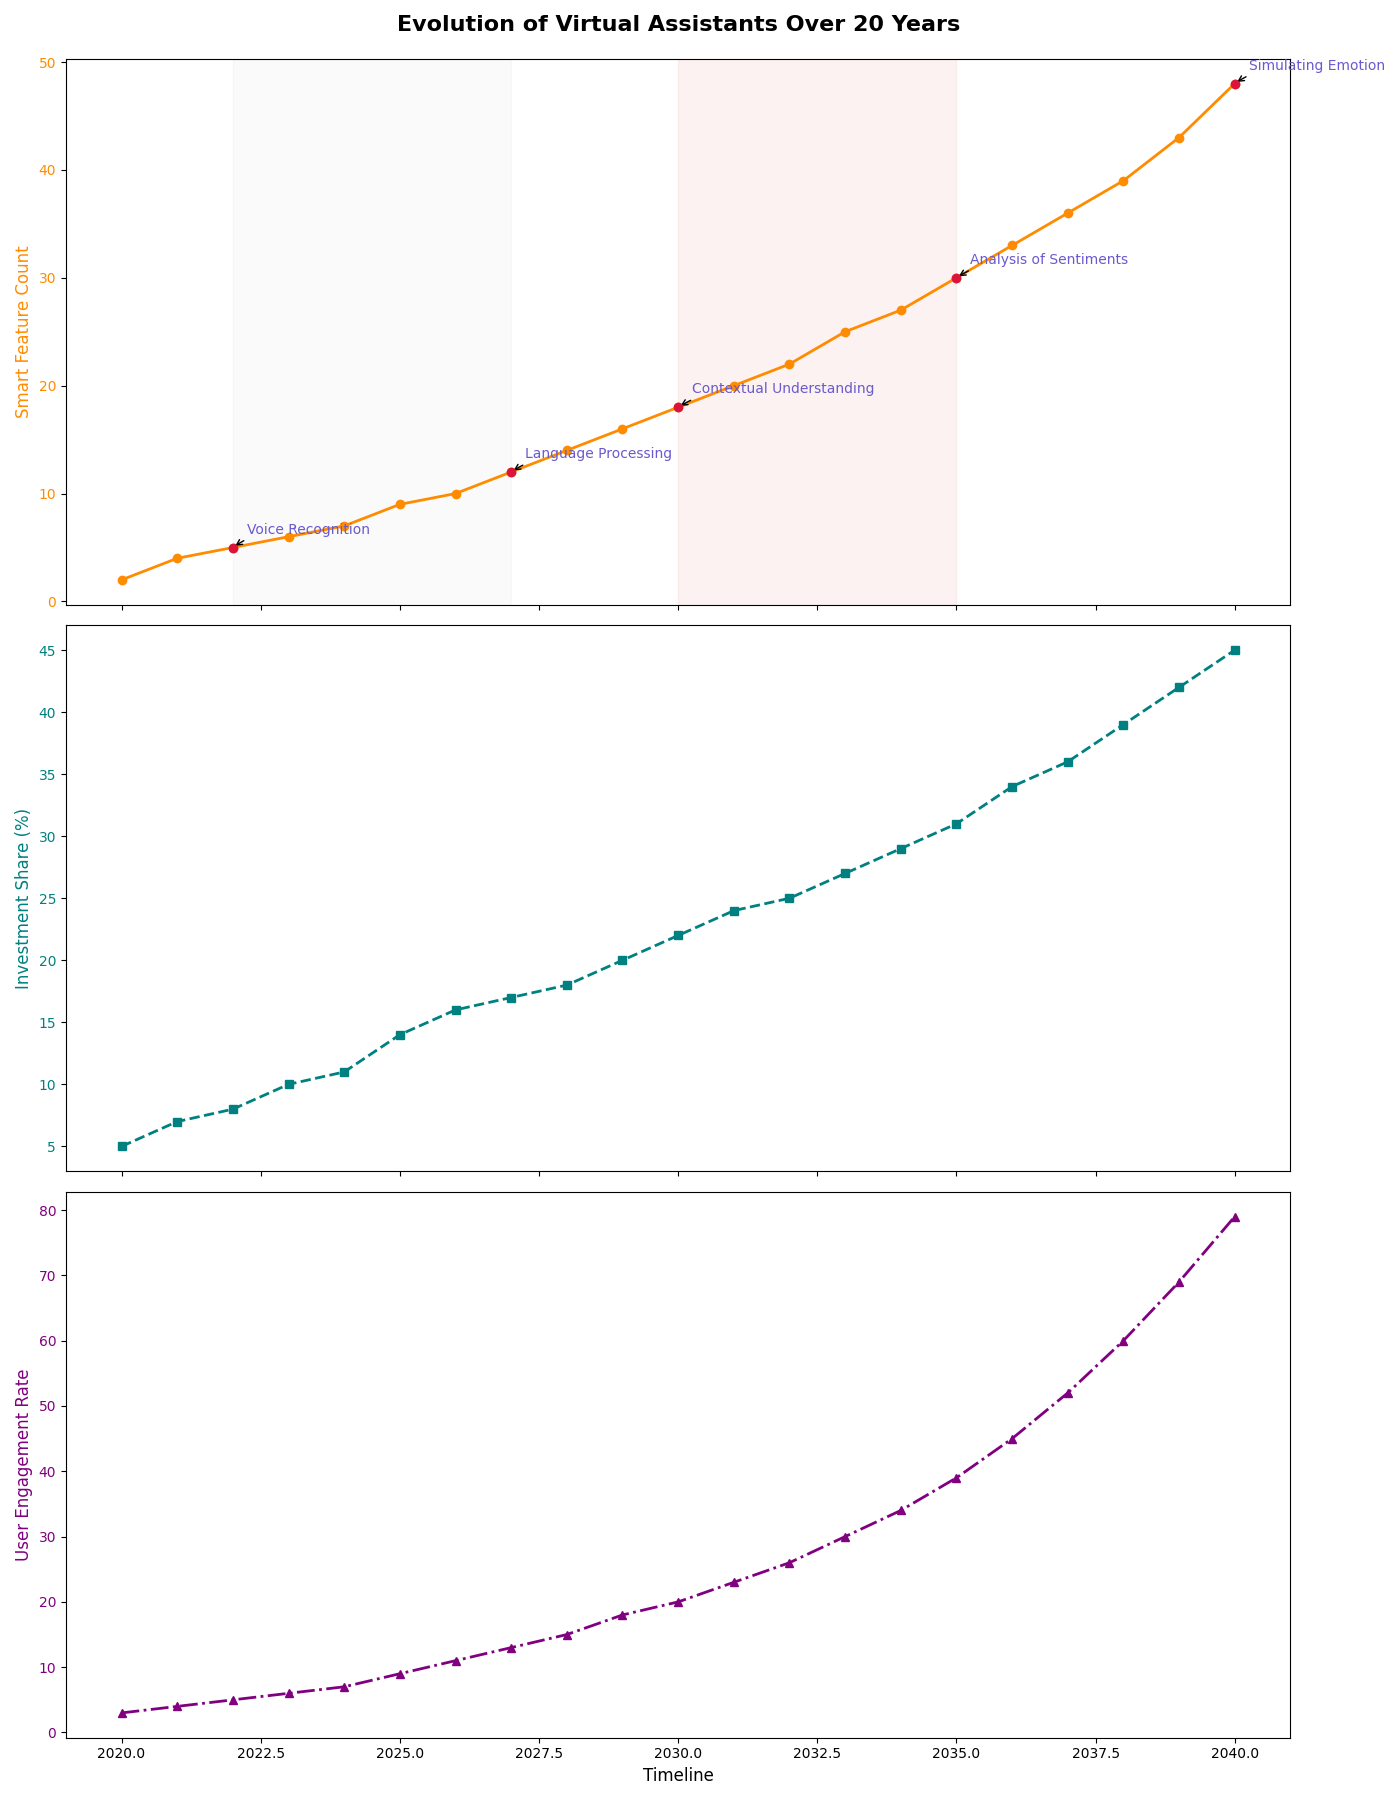

Write Python code to recreate this figure.
import matplotlib.pyplot as plt
import numpy as np

years = np.arange(2020, 2041)
smart_features = np.array([2, 4, 5, 6, 7, 9, 10, 12, 14, 16, 18, 20, 22, 25, 27, 30, 33, 36, 39, 43, 48])

milestones = {
    2022: 'Voice Recognition',
    2027: 'Language Processing',
    2030: 'Contextual Understanding',
    2035: 'Analysis of Sentiments',
    2040: 'Simulating Emotion'
}

investment_proportion = np.array([5, 7, 8, 10, 11, 14, 16, 17, 18, 20, 22, 24, 25, 27, 29, 31, 34, 36, 39, 42, 45])
user_engagement = np.array([3, 4, 5, 6, 7, 9, 11, 13, 15, 18, 20, 23, 26, 30, 34, 39, 45, 52, 60, 69, 79])

fig, (ax1, ax2, ax3) = plt.subplots(3, 1, figsize=(14, 18), sharex=True)
fig.tight_layout(pad=5.0)

ax1.plot(years, smart_features, marker='o', linestyle='-', color='darkorange', linewidth=2)
ax1.set_title('Evolution of Virtual Assistants Over 20 Years', fontsize=16, fontweight='bold', pad=20)
ax1.set_ylabel('Smart Feature Count', fontsize=12, color='darkorange')
ax1.tick_params(axis='y', labelcolor='darkorange')

for year, milestone in milestones.items():
    idx = np.where(years == year)[0][0]
    ax1.annotate(milestone,
                 xy=(year, smart_features[idx]),
                 xytext=(10, 10),
                 textcoords='offset points',
                 arrowprops=dict(arrowstyle='->', connectionstyle='arc3,rad=0.2'),
                 fontsize=10,
                 color='slateblue')
    ax1.scatter(year, smart_features[idx], color='crimson', zorder=5)

ax1.axvspan(2022, 2027, alpha=0.1, color='lightgrey')
ax1.axvspan(2030, 2035, alpha=0.1, color='lightcoral')

ax2.plot(years, investment_proportion, marker='s', linestyle='--', color='teal', linewidth=2)
ax2.set_ylabel('Investment Share (%)', fontsize=12, color='teal')
ax2.tick_params(axis='y', labelcolor='teal')

ax3.plot(years, user_engagement, marker='^', linestyle='-.', color='purple', linewidth=2)
ax3.set_xlabel('Timeline', fontsize=12)
ax3.set_ylabel('User Engagement Rate', fontsize=12, color='purple')
ax3.tick_params(axis='y', labelcolor='purple')

plt.tight_layout()
plt.show()
